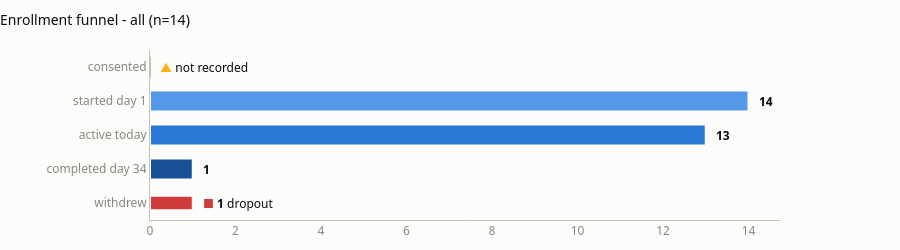

Source (notebook cell):
### Code cell
plot_funnel(board)

### Figure 1 — Plotly figure (JSON) as saved in the notebook; plotly's stock layout.template omitted (floating-point values rounded to 4 significant figures)
{"data": [{"hovertemplate": "<b>consented</b><br>not measurable<extra></extra>", "marker": {"color": "rgba(0,0,0,0)", "line": {"color": "#c3c2b7", "width": 2}}, "orientation": "h", "showlegend": false, "type": "bar", "width": 0.62, "x": [0], "y": ["consented"]}, {"hovertemplate": "<b>started day 1</b><br>n = 14.0<extra></extra>", "marker": {"color": "#5598e7", "line": {"color": "#fcfcfb", "width": 2}}, "orientation": "h", "showlegend": false, "type": "bar", "width": 0.62, "x": [14], "y": ["started day 1"]}, {"hovertemplate": "<b>active today</b><br>n = 13.0<extra></extra>", "marker": {"color": "#2a78d6", "line": {"color": "#fcfcfb", "width": 2}}, "orientation": "h", "showlegend": false, "type": "bar", "width": 0.62, "x": [13], "y": ["active today"]}, {"hovertemplate": "<b>completed day 34</b><br>n = 1.0<extra></extra>", "marker": {"color": "#184f95", "line": {"color": "#fcfcfb", "width": 2}}, "orientation": "h", "showlegend": false, "type": "bar", "width": 0.62, "x": [1], "y": ["completed day 34"]}, {"hovertemplate": "<b>withdrew</b><br>n = 1.0<extra></extra>", "marker": {"color": "#d03b3b", "line": {"color": "#fcfcfb", "width": 2}}, "orientation": "h", "showlegend": false, "type": "bar", "width": 0.42, "x": [1], "y": ["withdrew"]}], "layout": {"annotations": [{"font": {"color": "#0b0b0b", "size": 12}, "showarrow": false, "text": "<span style='color:#fab219'>▲</span> not recorded", "x": 0, "xanchor": "left", "xshift": 8, "y": "consented"}, {"font": {"color": "#0b0b0b", "size": 12}, "showarrow": false, "text": "<b>14</b>", "x": 14, "xanchor": "left", "xshift": 8, "y": "started day 1"}, {"font": {"color": "#0b0b0b", "size": 12}, "showarrow": false, "text": "<b>13</b>", "x": 13, "xanchor": "left", "xshift": 8, "y": "active today"}, {"font": {"color": "#0b0b0b", "size": 12}, "showarrow": false, "text": "<b>1</b>", "x": 1, "xanchor": "left", "xshift": 8, "y": "completed day 34"}, {"font": {"color": "#0b0b0b", "size": 12}, "showarrow": false, "text": "<span style='color:#d03b3b'>■</span> <b>1</b> dropout", "x": 1, "xanchor": "left", "xshift": 8, "y": "withdrew"}], "bargap": 0.35, "font": {"color": "#52514e", "family": "system-ui, -apple-system, \"Segoe UI\", sans-serif", "size": 12}, "height": 250, "hoverlabel": {"bgcolor": "#fcfcfb", "font": {"color": "#0b0b0b", "family": "system-ui, -apple-system, \"Segoe UI\", sans-serif"}}, "margin": {"b": 30, "l": 150, "r": 120, "t": 50}, "paper_bgcolor": "#fcfcfb", "plot_bgcolor": "#fcfcfb", "showlegend": false, "title": {"font": {"color": "#0b0b0b", "size": 14}, "text": "Enrollment funnel - all (n=14)", "x": 0, "xanchor": "left"}, "xaxis": {"gridcolor": "#e1e0d9", "linecolor": "#c3c2b7", "rangemode": "tozero", "showgrid": false, "tickfont": {"color": "#898781"}, "zeroline": false}, "yaxis": {"categoryarray": ["withdrew", "completed day 34", "active today", "started day 1", "consented"], "categoryorder": "array", "linecolor": "#c3c2b7", "showgrid": false, "tickfont": {"color": "#898781", "size": 12}, "zeroline": false}}}
